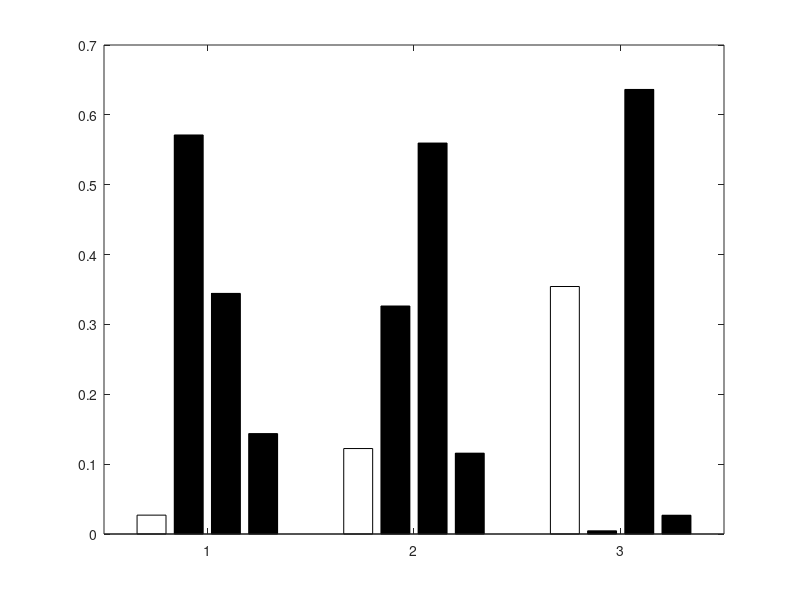

Here is the MATLAB script that generated this plot: (Note: this script raises an error after producing the figure.)
Fontsize  = 14;

x_bar = ['I_{dis}', 'O_2%', 'd','Q'];
y_energycost = [0.02700792, 0.57121186, 0.3444228, 0.14375612]; %energy cost
y_NOx = [0.12233159 0.32637085 0.55963974 0.11571165];
y_power = [0.35428996 0.00458087 0.63638527 0.02686357];
b = bar([y_energycost;y_NOx;y_power] ,'facecolor', 'flat');
clr = [0,0.475,0.698;0.173,0.627,0.173;0.749,0.749,0;0,0.749,0.749];
b.CData = clr;

set(gca(),'FontSize',Fontsize,'xticklabel',{'$E_{\mathrm{N}_r}$','$QC_{\mathrm{NO}_\mathrm{x}}$', '$P_\mathrm{dis}$'},'TickLabelInterpreter','latex')
ylabel("$S_T$",'Interpreter','latex' )
lg = legend('$I_{\mathrm{dis}}$', '$\mathrm{O}_2\%$', '$d$','$Q$','Interpreter','latex');
set(lg,'box','off')
